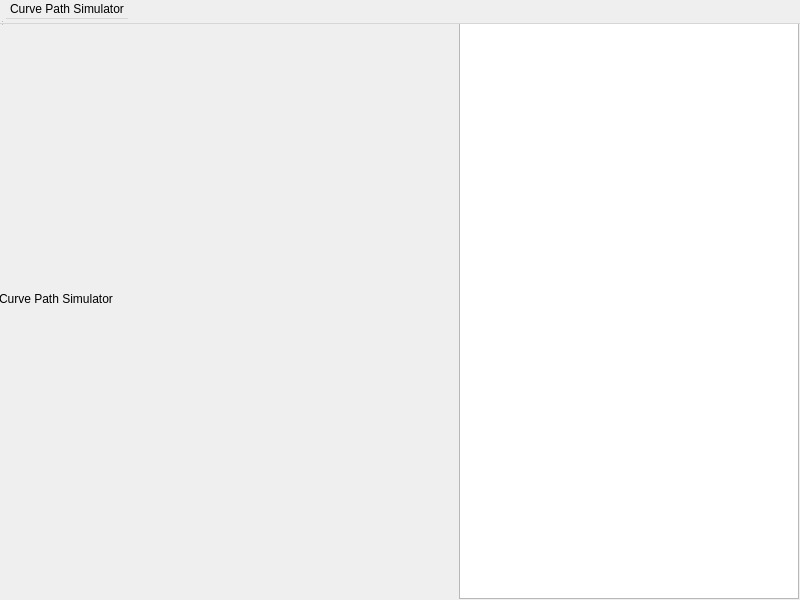
<?xml version="1.0" encoding="UTF-8"?>
<ui version="4.0">
 <class>MainWindow</class>
 <widget class="QMainWindow" name="MainWindow">
  <property name="geometry">
   <rect>
    <x>0</x>
    <y>0</y>
    <width>800</width>
    <height>600</height>
   </rect>
  </property>
  <property name="windowTitle">
   <string>MainWindow</string>
  </property>
  <widget class="QWidget" name="centralwidget">
   <widget class="QWidget" name="horizontalLayoutWidget">
    <property name="geometry">
     <rect>
      <x>-1</x>
      <y>-1</y>
      <width>800</width>
      <height>600</height>
     </rect>
    </property>
    <layout class="QHBoxLayout" name="horizontalLayout">
     <item>
      <layout class="QVBoxLayout" name="verticalLayout">
       <item>
        <widget class="QLabel" name="label">
         <property name="text">
          <string>Curve Path Simulator</string>
         </property>
        </widget>
       </item>
      </layout>
     </item>
     <item>
      <spacer name="horizontalSpacer">
       <property name="orientation">
        <enum>Qt::Horizontal</enum>
       </property>
       <property name="sizeHint" stdset="0">
        <size>
         <width>1</width>
         <height>20</height>
        </size>
       </property>
      </spacer>
     </item>
     <item>
      <widget class="QGraphicsView" name="graphicsView"/>
     </item>
    </layout>
   </widget>
   <widget class="QMenuBar" name="menubar">
    <property name="geometry">
     <rect>
      <x>0</x>
      <y>0</y>
      <width>800</width>
      <height>24</height>
     </rect>
    </property>
    <widget class="QMenu" name="menuCurve_Path_Simulator">
     <property name="title">
      <string>Curve Path Simulator</string>
     </property>
    </widget>
    <addaction name="menuCurve_Path_Simulator"/>
   </widget>
   <widget class="QStatusBar" name="statusbar">
    <property name="geometry">
     <rect>
      <x>0</x>
      <y>0</y>
      <width>3</width>
      <height>27</height>
     </rect>
    </property>
   </widget>
  </widget>
 </widget>
 <resources/>
 <connections/>
</ui>
